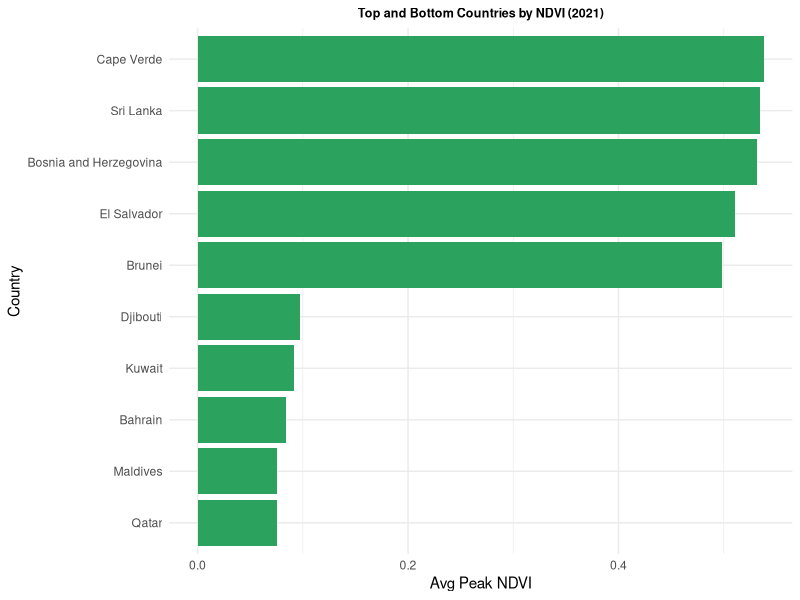
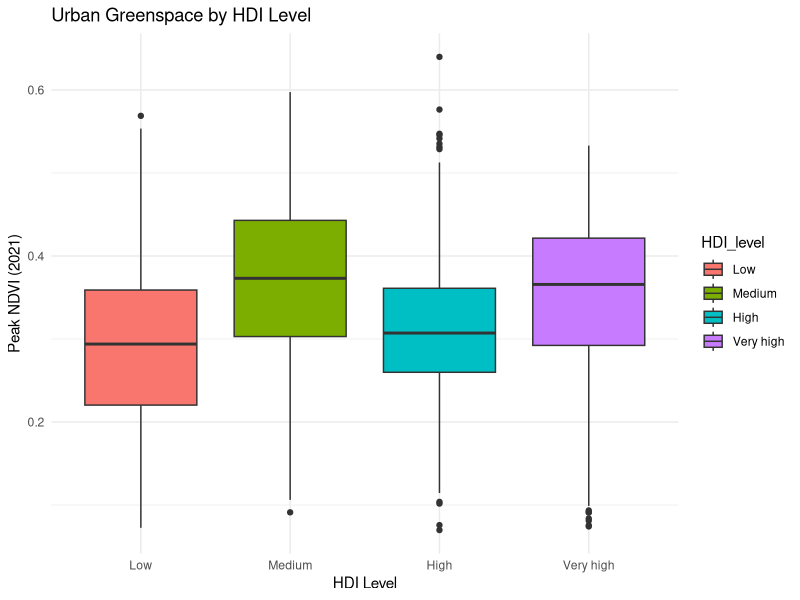

Here is the R script that generated these plots, in order:
## ---- chunk 1

## Set Up Chunk
knitr::opts_chunk$set(
  echo = FALSE,
  message = FALSE,
  warning = FALSE,
  fig.align = 'center'
  )

## Packages

library(tidyverse)
library(knitr)
library(readr)
library(dplyr)
library(ggplot2)

## Loading Data

greenspace_data_share <- read_csv("dataverse_files/greenspace_data_share.csv")
#View(greenspace_data_share)

# Cleaning the Dataset

ndvi_summary <- greenspace_data_share %>%
  drop_na(peak_weight_2021) %>%
  group_by(Country) %>%
  summarise(avg_peak_ndvi = mean(peak_weight_2021, na.rm = TRUE)) %>%
  arrange(desc(avg_peak_ndvi))

## ---- chunk 2

# Get top and bottom 5 cities

top_bottom_countries <- bind_rows(
  ndvi_summary %>% slice_max(avg_peak_ndvi, n = 5),
  ndvi_summary %>% slice_min(avg_peak_ndvi, n = 5)
)

ggplot(top_bottom_countries, aes(x = reorder(Country, avg_peak_ndvi), y = avg_peak_ndvi)) +
  geom_col(fill = "#2ca25f") +
  coord_flip() +
  labs(
    title = "Top and Bottom Countries by NDVI (2021)",
    x = "Country", y = "Avg Peak NDVI"
  ) +
  theme_minimal() +
  theme(plot.title = element_text(size = 9, face = "bold", hjust = 0.5))
## ---- chunk 3
# Group by HDI level
ndvi_by_hdi <- greenspace_data_share %>%
  drop_na(peak_weight_2021, HDI_level) %>%
  group_by(HDI_level) %>%
  summarise(avg_peak_ndvi = mean(peak_weight_2021))

greenspace_data_share$HDI_level <- factor(
  greenspace_data_share$HDI_level,
  levels = c("Low", "Medium", "High", "Very high")
)

# Boxplot
ggplot(greenspace_data_share, aes(x = HDI_level, y = peak_weight_2021, fill = HDI_level)) +
  geom_boxplot() +
  labs(title = "Urban Greenspace by HDI Level",
       x = "HDI Level",
       y = "Peak NDVI (2021)") +
  theme_minimal()
## ---- chunk 4
# kruskal.test(peak_weight_2021 ~ HDI_level, data = greenspace_data_share)
